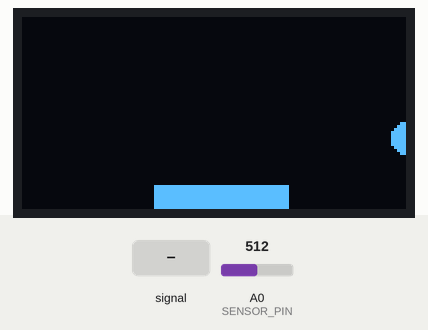
A sketch run on a simulated Arduino Uno, built with avr-gcc and run on an emulated ATmega328P. Parts: 128×64 one-colour display. Inputs (shaded band) come from the test bench; at power-on: A0 (SENSOR_PIN) = 512. Random numbers use the default seed unless the sketch sets one. At 5.2 s the program stops and its outputs stay as they are.

Above: at 1.3 s.
1.4 s: A0 (SENSOR_PIN) set to 122
At 3.0 s:
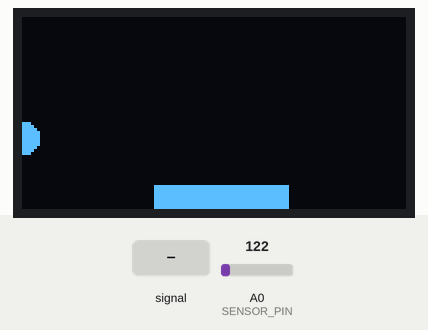
3.2 s: A0 (SENSOR_PIN) fed a 200 Hz sine of ±81 counts around its level
At 3.32 s:
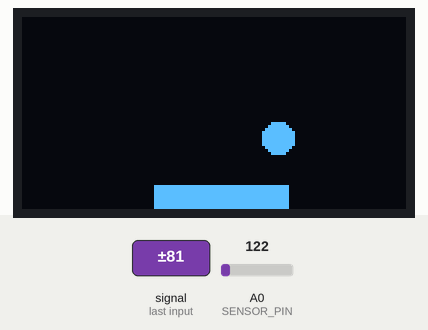
Timing chart, 0 to 6.2 s (numbered marks = the images above; inputs shaded):
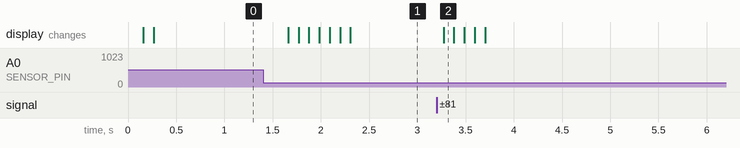

The sketch:

display_volume_on_OLED.ino
```cpp
#include <Wire.h>

#include "OLED_2.h"
#include "util.h"
#include "VolumeSensor.h"
#include "game_functions.h"


void setup() {
  // put your setup code here, to run once:
  Serial.begin(9600);
  Wire.begin();
  delay(100);

  OLED2::begin();
  // Timer::begin(interruptPin)

  pinMode(3, OUTPUT);
}


void loop() {
  bool passed = Games::volumeChallenge();
  digitalWrite(3, passed);
  while (1);
}
// X = current reading; Y = prev reading; //a = alpha, the sampling factor
```

OLED_1.cpp
```cpp
#include <Arduino.h>
#include <Wire.h>
#include <Adafruit_GFX.h>
#include <Adafruit_SSD1306.h>

#include "OLED_1.h"
#include "error.h"


namespace OLED1
{
    static constexpr int LETTER_WIDTH = 5;
    static constexpr int LETTER_HEIGHT = 7;
    static constexpr int MAX_FONT_SIZE = 6;

    Adafruit_SSD1306 display(SCREEN_WIDTH, SCREEN_HEIGHT, &Wire, -1);

    bool configured = false;

    bool begin()
    {
        if (configured)
            return true;

        if (!display.begin(SSD1306_SWITCHCAPVCC, SCREEN_ADDRESS))
            Error::raiseError(__FILE__, __func__, "OLED 1 allocation failed");

        display.setTextColor(WHITE);
        display.clearDisplay();
        display.display();

        configured = true;
        return true;
    }

    bool isReady()
    {
        return configured;
    }

    void printCenteredString(const char* str)
    {
        if (!configured)
            Error::raiseError(__FILE__, __func__, "OLED not configured");


        int len = strlen(str);
        if (len < 1 || len > 20)
            Error::raiseError(__FILE__, __func__, "Bad string length");


        int horzPixelsNeeded = SCREEN_WIDTH / (len * (LETTER_WIDTH + 1));

        int textSize = min(horzPixelsNeeded, MAX_FONT_SIZE);

        int xPos = SCREEN_WIDTH / 2 - (LETTER_WIDTH + 1) * len * textSize / 2;

        int yPos = SCREEN_HEIGHT / 2 - (LETTER_HEIGHT + 1) * textSize / 2;

        display.clearDisplay();
        display.setTextSize(textSize);
        display.setCursor(xPos, yPos);
        display.print(str);
        display.display();
    }
}
```

OLED_1.h
```cpp
#ifndef OLED_1_H
#define OLED_1_H

#include <Arduino.h>
#include <stdint.h>
#include <string.h>

namespace OLED1
{
    constexpr int SCREEN_WIDTH = 128;
    constexpr int SCREEN_HEIGHT = 64;
    constexpr uint8_t SCREEN_ADDRESS = 0x3C;

    bool begin();
    void printCenteredString(const char* str);
    bool isReady();
}

// #endif
#endif
```

OLED_2.cpp
```cpp
#include <Arduino.h>
#include <Wire.h>
#include <Adafruit_GFX.h>
#include <Adafruit_SSD1306.h>
#include <stdint.h>
#include "OLED_2.h"
#include "Error.h"

namespace OLED2
{
	static constexpr int CIRCLE_Y = 40;
	static constexpr int CIRCLE_R = 5;
	static constexpr int RECTANGLE_Y = 56;
	static constexpr int RECTANGLE_H = 8;

	Adafruit_SSD1306 display(SCREEN_WIDTH, SCREEN_HEIGHT, &Wire, -1);

    bool configured = false;

    bool begin()
    {
        if (configured)
            return true;

        if (!display.begin(SSD1306_SWITCHCAPVCC, SCREEN_ADDRESS))
            Error::raiseError(__FILE__, __func__, "OLED 2 allocation failed");

        display.setTextColor(WHITE);
        display.clearDisplay();
        display.display();

        configured = true;
        return true;
    }

    bool isReady()
    {
        return configured;
    }

    void showVolumeLevel(int rectX, int rectWidth, int vol)
    {
    	display.clearDisplay();
		display.fillCircle(vol, CIRCLE_Y, CIRCLE_R, WHITE);
		display.fillRect(rectX, RECTANGLE_Y, rectWidth, RECTANGLE_H, WHITE);
		display.display();
    }
}
```

OLED_2.h
```cpp
#ifndef OLED_2_H
#define OLED_2_H

#include <Arduino.h>
#include <stdint.h>

namespace OLED2
{
	constexpr int SCREEN_WIDTH = 128;
    constexpr int SCREEN_HEIGHT = 64;
    constexpr uint8_t SCREEN_ADDRESS = 0x3C;

    bool begin();
    void showVolumeLevel(int rectX, int rectWidth, int vol);
    bool isReady();
}

#endif
```

VolumeSensor.cpp
```cpp
#include <Arduino.h>
#include "VolumeSensor.h"
#include "util.h"


namespace VolumeSensor {
	static constexpr int NUM_SAMPLES = 750;

	int readVolume(int prevVolume)
	{
		int maxVal = 0;
		int minVal = 128;
		int aRead = 0;

		// Read in the samples to get the volume
		for (int i = 0; i < NUM_SAMPLES ; i++) {
			aRead = analogRead(SENSOR_PIN);
			maxVal = max(maxVal, aRead);
			minVal = min(minVal, aRead);
		}

		//Volume
		return maxVal - minVal;
	}

	int scaleVolume(int vol, float scalingFactor)
	{
		return round( pow(vol / 128.0, scalingFactor) * 128 );
	}

	int boundVolume(int volume)
	{
		volume = volume <= 0 ? 0 : volume;
		return volume > 128 ? 128 : volume;
	}
}
```

VolumeSensor.h
```cpp
#ifndef VOLUME_SENSOR_H
#define VOLUME_SENSOR_H

#include <Arduino.h>

namespace VolumeSensor {
	static constexpr int SENSOR_PIN = A0; // A0
	static constexpr float DEFAULT_SCALING_FACTOR = .55;

	int readVolume(int prevVolume);
	int scaleVolume(int vol, float scalingFactor = DEFAULT_SCALING_FACTOR);
	int boundVolume(int volume);
}

#endif
```

error.cpp
```cpp
#include <Arduino.h>
#include <stdint.h>
#include <string.h>
#include "error.h"

namespace Error {
    void raiseError(const char* file, const char* function, const char* note)
    {
        Serial.println();

        Serial.print(F("[ERROR] "));
        Serial.println(file);
        Serial.print(F("   > "));
        Serial.print(function);
        Serial.print(F(" > "));
        Serial.println(note);

        while(1);
    }

    void raiseWarning(const char* file, const char* function, const char* note)
    {
        Serial.println();

        Serial.print(F("[WARNING] "));
        Serial.println(file);
        Serial.print(F("   > "));
        Serial.print(function);
        Serial.print(F(" > "));
        Serial.println(note);

        while(1);
    }
}
```

error.h
```cpp
#ifndef ERROR_H
#define ERROR_H

#include <Arduino.h>
#include <stdint.h>

namespace Error {
    void raiseError(const char* file, const char* function, const char* note);
    void raiseWarning(const char* file, const char* function, const char* note);
}

#endif
```

game_functions.cpp
```cpp
#include <Arduino.h>
#include <stdint.h>
#include <string.h>
#include "game_functions.h"
#include "OLED_1.h"
#include "OLED_2.h"
#include "keypad.h"
#include "timer.h"
#include "util.h"
#include "VolumeSensor.h"

namespace Games {
  bool keypadChallenge(int stringLength)
  {
    char pressedChar = '-';

    char displayString[stringLength+1];
    char randomString[stringLength+1];

    int numCorrect = 0;

    //Pick a new random string of characters
    Keypad::pickRandomString(randomString, stringLength);
    strcpy(displayString, randomString);

    numCorrect = 0;

    // Write current string to screen
    OLED1::printCenteredString(displayString);


    //Enter the challenge
    while (1)
    {
      //Check the timer, end if over time
      if (Timer::isTimerExpired())
      {
        return false;
      }

      pressedChar = '-'; // reset to random character each iteration

      //Check if a character has come in on serial line and read it if so
      if (Serial.available() > 0)
      {
        pressedChar = Serial.read();
      }

      // If no key pressed (at default value) just continue to next iteration
      if (pressedChar == '-')
        continue;

      // If they get the key correct
      if (pressedChar == randomString[numCorrect])
      {
        displayString[numCorrect] = ' ';
        numCorrect++;
      }
      else //If not, return false;
      {
        return false;
      }

      // Write current string to screen
      OLED1::printCenteredString(displayString);

      //When they get all correct, loop back around and go again
      if (numCorrect == stringLength)
        return true;
    }
  }


  bool volumeChallenge()
  {
    const float ALPHA = .5;
    const float SCALING_POWER = .55;
    randomSeed(analogRead(A0) * millis());

    int startTime = millis();
    int maxTime = 5000;

    int rangeBase = 55;
    int rangeWidth = rangeBase + (random(0,20) - 10);
    int rangeLowerBound = random (20, 50);

    int prevVolume = 0;
    int volume = 0;

    bool inRange = false;

    while (1)
    {
      if (millis() - startTime >= maxTime)
      {
        return inRange;
      }

      // 1. get the raw volume reading
      volume = VolumeSensor::readVolume(prevVolume);

      // 2. Apply LPF on volume reading
      prevVolume = Util::lowPassFilter(volume, prevVolume, ALPHA);

      // 3. Scale volume using a scaling factor (0 <= SF <= 1); 0 -> always 128, 1 -> input vol
      int scaledVolume = VolumeSensor::scaleVolume(prevVolume, SCALING_POWER);
      scaledVolume -= 15;

      // 4. The final volume is the volume value bounded
      int finalVolume = VolumeSensor::boundVolume(scaledVolume);

      inRange = (finalVolume >= rangeLowerBound) && (finalVolume <= rangeLowerBound + rangeWidth);

      OLED2::showVolumeLevel(rangeLowerBound, rangeWidth, finalVolume);
    }
  }
}
```

game_functions.h
```cpp
#ifndef GAME_FUNCTIONS_H
#define GAME_FUNCTIONS_H

#include <Arduino.h>
#include <stdint.h>
#include <string.h>
#include "timer.h"

namespace Games {
  bool keypadChallenge(int stringLength);
  bool volumeChallenge();
}
#endif
```

timer.cpp
```cpp
#include <Arduino.h>
#include <Wire.h>
#include "timer.h"
#include "error.h"
#include "util.h"


namespace Timer {
  bool configured = false;
  bool timerStarted = false;

  volatile bool interruptFlag = 0;
  volatile int counterValue = -1;
  int maxCount = 0;

  // *********************************************************

  int getCounterValue()
  {
    return counterValue;
  }

  // Returns whether the RTC counter variable has maxed out
  bool isTimerExpired()
  {
    return getCounterValue() == maxCount;
  }

  bool isStarted()
  {
    return timerStarted;
  }

  void interruptHandler()
  {
    interruptFlag = 1;
    counterValue = min(maxCount, counterValue+1);
  }

  void begin(int interruptPin, int mode)
  {
    // delay(500);
  	attachInterrupt(digitalPinToInterrupt(interruptPin), interruptHandler, mode);

    // Disable TE, TIE, and TF
    Wire.beginTransmission(ADDRESS);
    Wire.write(EXT_REG);
    Wire.write(0x0);      // Write TE low
    Wire.write(0x0);      // Write TF low
    Wire.write(0x0);      // Write TIE low
    Wire.endTransmission();

    // Set counter value to finalize interrupt period
    Wire.beginTransmission(ADDRESS);
    Wire.write(TIMER_counterValue_0_REG);
    Wire.write(41);       // Set counter value to 41
    Wire.write(0);        // Set upper counter bits to 0
    Wire.endTransmission();

    //Set interrupt enable pin
    Wire.beginTransmission(ADDRESS);
    Wire.write(CTRL_REG);
    Wire.write(1 << 4);
    Wire.endTransmission();

    configured = true;
  }

  void startTimer(int timeSetting)
  {
    // Can't start if timer not configured
    if (!configured)
      Error::raiseError(__FILE__, __func__, "RTC not configured"); // For .h file


    //Get the count value that should be used for the timer length
    //Throw an error or warning if detected bad/unoptimal value
    maxCount = timeSetting / INT_PERIOD - 1;
    counterValue = 0;

    if (maxCount <= 0)
      Error::raiseError(__FILE__, __func__, "Bad timer value"); // For .h file

    if (maxCount <= 100)
      Error::raiseWarning(__FILE__, __func__, "Low timer value detected"); // For .h file

    // Begin clock for countdown
    Wire.beginTransmission(ADDRESS);
    Wire.write(EXT_REG);
    Wire.write((1 << 4));
    bool end_success = Wire.endTransmission() == 0;

    Serial.print("end_success: ");
    Serial.println(end_success);
    Serial.println(Util::readRegisterFrom(EXT_REG, ADDRESS));

    timerStarted = end_success;
    Serial.println(timerStarted);
  }

  void stopTimer()
  {
    // Begin clock for countdown
    Wire.beginTransmission(ADDRESS);
    Wire.write(EXT_REG);
    Wire.write(0);
    Wire.endTransmission();

    resetCounter();
    timerStarted = false;
  }

  void pauseTimer()
  {
    // Begin clock for countdown
    Wire.beginTransmission(ADDRESS);
    Wire.write(EXT_REG);
    Wire.write(0);
    Wire.endTransmission();


    timerStarted = false;
  }

  bool resumeTimer()
  {
    // Begin clock for countdown
    Wire.beginTransmission(ADDRESS);
    Wire.write(EXT_REG);
    Wire.write((1 << 4));
    Wire.endTransmission();
  }

  void resetCounter()
  {
    counterValue = 0;
  }

}
```

timer.h
```cpp
#ifndef TIMER_H
#define TIMER_H

#include <Arduino.h>
#include <stdint.h>
#include <string.h>

namespace Timer {

  static constexpr uint8_t ADDRESS = 0x32;
  static constexpr uint8_t  TIMER_counterValue_0_REG = 0x0B;
  static constexpr uint8_t  TIMER_counterValue_1_REG = 0x0C;
  static constexpr uint8_t  EXT_REG = 0x0D;
  static constexpr uint8_t  FLAG_REG = 0x0E;
  static constexpr uint8_t  CTRL_REG = 0x0F;
  static constexpr uint8_t  INT_PERIOD = 10; //ms

  // RTC Timer initialization
  void begin(int interruptPin, int mode = FALLING);

  // Returns the value of the timer counter
  int getCounterValue();

  // Returns whether the RTC counter variable has maxed out
  bool isTimerExpired();

  // Returns whether the timer has been started and has not been stopped by interface
  bool isStarted();

  // Handles the interrupt
  void interruptHandler();

  //Starts the timer with the given time value (in ms)
  void startTimer(int timeSetting);

  //Stops the timer and sets it to zero, but maintains the previous timer settings
  void stopTimer();

  //Pauses the timer but keeps the current counter value
  void pauseTimer();

  //Starts the timer, but uses the previous settings
  bool resumeTimer();

  // Resets the counter and therefore the timer
  void resetCounter();

}


#endif
```

util.cpp
```cpp
#include <Arduino.h>
#include <Wire.h>
#include "util.h"


namespace Util {
  #define UART_INIT_COMMS 		0x55  // 0101 0101
  #define UART_MASTER_ID  		0x65  // 0110 0101
  #define UART_PERIPH1_ID 		0xA5  // 1010 0101

  void clearSerialBuffer()
  {
  	while (Serial.available() > 0) Serial.read();
  }

  // Byte 1 = 01010101
  // Byte 2 = 01010101
  // Byte 3 = Peripheral ID
  // Byte 4 = Command


  void writeRegisterTo(uint8_t reg, uint8_t val, int slave_address)
  {
    Wire.beginTransmission(slave_address);
    Wire.write(reg);
    Wire.write(val);
    Wire.endTransmission();
  }

  uint8_t readRegisterFrom(uint8_t reg, int slave_address)
  {
    Wire.beginTransmission(slave_address);
    Wire.write(reg);
    Wire.endTransmission(false);
    Wire.requestFrom(slave_address, 1);
    return Wire.read();
  }

  //Perform an exponentially weighted moving average filter
  float lowPassFilter(float X, float Y, float a)
  {
    return X + a * (Y - X); //EWMA Filter formula
  }


}
```

util.h
```cpp
#ifndef UTIL_H
#define UTIL_H

#include <Arduino.h>
#include <stdint.h>

namespace Util {
  void clearSerialBuffer();
  void writeRegisterTo(uint8_t reg, uint8_t val, int slave_address);
  uint8_t readRegisterFrom(uint8_t reg, int slave_address);
  float lowPassFilter(float X, float Y, float a);
}

#endif
```

keypad.cpp
```cpp
#include <Arduino.h>
#include <stdint.h>
#include <string.h>
#include "keypad.h"
#include "error.h"

namespace Keypad {
  bool configured = false;


  // Columns are read in ascending order left to right - i.e 1234 is left -> right
  uint8_t readCols()
  {
    uint8_t bits_cols = 0;
    bits_cols |= (uint8_t)digitalRead(COL1) << 3;
    bits_cols |= (uint8_t)digitalRead(COL2) << 2;
    bits_cols |= (uint8_t)digitalRead(COL3) << 1;
    bits_cols |= (uint8_t)digitalRead(COL4);

    return bits_cols;
  }

  // Rows are read in ascending order going down the keypad - i.e 1234 is top -> bottom
  void writeRows(uint8_t rows)
  {
    digitalWrite(ROW1, (rows & 0b1000));
    digitalWrite(ROW2, (rows & 0b0100));
    digitalWrite(ROW3, (rows & 0b0010));
    digitalWrite(ROW4, (rows & 0b0001));
  }

  // Uses low-order column priority encoding. If multiple columns are pressed, the lower-valued (left-most) column will be accepted
  int resolveColPressed(uint8_t col_reading)
  {
    if ( !(col_reading & 0b1000))
      return 1;
    else if (!(col_reading & 0b0100))
      return 2;
    else if ( !(col_reading & 0b0010))
      return 3;
    else
      return 4;
  }

  char getKeyPressed(int row, int col)
  {
    row --;
    col --;

    return TABLE[row][col];
  }


  /**
   * Public keypad and configuration functions
   */

  void configureKeypadPins()
  {
    pinMode(COL1, INPUT);
    pinMode(COL2, INPUT);
    pinMode(COL3, INPUT);
    pinMode(COL4, INPUT);

    pinMode(ROW1, OUTPUT);
    pinMode(ROW2, OUTPUT);
    pinMode(ROW3, OUTPUT);
    pinMode(ROW4, OUTPUT);

    configured = true;
  }

  char scanKeypad()
  {
    //Ensure pins cofigured (configuration function called)
    if (!configured)
      Error::raiseError(__FILE__, __func__, "Keypad settings not configured");

    int col_pressed = 0;
    int row_pressed = 0;
    uint8_t col_reading = readCols();

    // Set all rows low and wait until a key is pressed
    writeRows(0);
    while ( col_reading == 0xF )
    {
      col_reading = readCols();
    }


    col_pressed = resolveColPressed(col_reading);

    // Test each row: set all high and see at which row the column reacts
    for (int i = 3; i >= 0; i--)
    {
      writeRows(0xF);   //Set all rows high initially
      writeRows(0xF & ~( (uint8_t)1 << i));

      if (readCols() != 0xF)
      {
        row_pressed = 4 - i;
        break;
      }

      delay(12); //small debouncing delay
    }

    //Capture the button input until released
    while (readCols() != 0xF);

    return getKeyPressed(row_pressed, col_pressed);
  }


  char pickRandomChar()
  {
    char c = TABLE[random(0,4)][random(0,4)];
    return c;
  }

  void pickRandomString(char * buffer, int len)
  {
    for (int i = 0; i < len; i++)
      buffer[i] = pickRandomChar();

    buffer[len] = '\0';
  }
}
```

Source omitted: keypad.h (1399 bytes)

Measured:
- after the input at 1.4 s, the display: first changes after 0.26 s (image 1 shows a later state)
- after the input at 3.2 s, the display: changes after 0.07 s (image 2)
